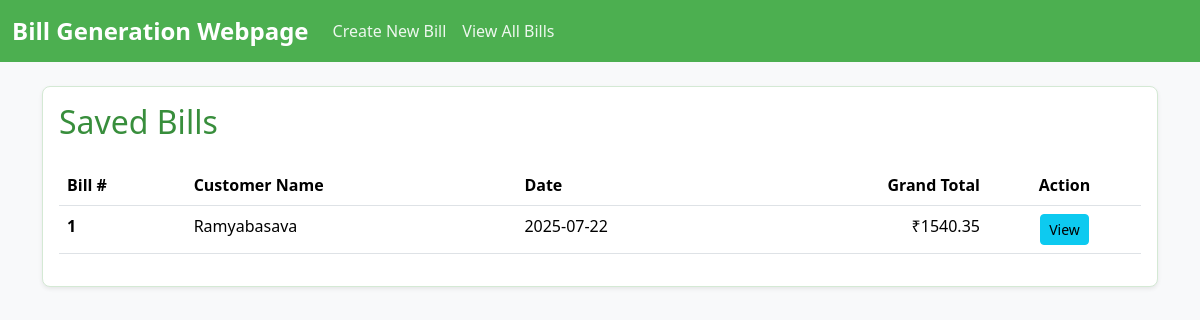
Page /bills on the committed database.
### tables this page shows
CREATE TABLE bills (
    id INTEGER PRIMARY KEY AUTOINCREMENT,
    customer_name TEXT NOT NULL,
    customer_address TEXT,
    bill_date DATE NOT NULL,
    subtotal REAL NOT NULL,
    tax_rate REAL NOT NULL,
    tax_amount REAL NOT NULL,
    grand_total REAL NOT NULL
);

### app.py (the view)
@app.route('/bills')
def list_bills():
    db = get_db()
    all_bills = db.execute('SELECT id, customer_name, bill_date, grand_total FROM bills ORDER BY bill_date DESC').fetchall()
    return render_template('bills_list.html', bills=all_bills)

### app.py (called while the page is built)
def get_db():
    db = getattr(g, '_database', None)
    if db is None:
        db = g._database = sqlite3.connect(DATABASE)
        db.row_factory = sqlite3.Row
    return db

@app.teardown_appcontext
def close_connection(exception):
    db = getattr(g, '_database', None)
    if db is not None:
        db.close()

### templates/bills_list.html (shortened to what this page needs)
{% extends 'base.html' %}
{% block content %}
<div class="card shadow-sm">
    <div class="card-body">
        <h2 class="card-title mb-4">Saved Bills</h2>
        <table class="table table-hover">
            <thead>
                <tr>
                    <th scope="col">Bill #</th>
                    <th scope="col">Customer Name</th>
                    <th scope="col">Date</th>
                    <th scope="col" class="text-end">Grand Total</th>
                    <th scope="col" class="text-center">Action</th>
                </tr>
            </thead>
            <tbody>
                {% for bill in bills %}
                <tr>
                    <th scope="row">{{ bill.id }}</th>
                    <td>{{ bill.customer_name }}</td>
                    <td>{{ bill.bill_date }}</td>
                    <td class="text-end">₹{{ "%.2f"|format(bill.grand_total) }}</td>
                    <td class="text-center">
                        <a href="{{ url_for('view_bill', bill_id=bill.id) }}" class="btn btn-sm btn-info">View</a>
                    </td>
                </tr>
                {% else %}
                <tr>
                    <td colspan="5" class="text-center">No bills found. Create one!</td>
                </tr>
                {% endfor %}
            </tbody>
        </table>
    </div>
</div>
{% endblock %}

### static/style.css (style rules this page uses)
body { background-color: #f4fbf7; color: #2c3e50; }
.card { background-color: #ffffff; border: 1px solid #d4e9d4; border-radius: 8px; box-shadow: 0 4px 12px rgba(0, 0, 0, 0.06); }
.card-title { color: #388E3C; font-weight: 500; }

### templates/base.html (style rules this page uses)
body { background-color: #f4fbf7; color: #2c3e50; }
.card { background-color: #ffffff; border: 1px solid #d4e9d4; border-radius: 8px; box-shadow: 0 4px 12px rgba(0, 0, 0, 0.06); }
.card-title { color: #388E3C; font-weight: 500; }

### rows in the picture
bills: id "1", customer_name "Ramyabasava", bill_date "2025-07-22", grand_total "1540.35"
